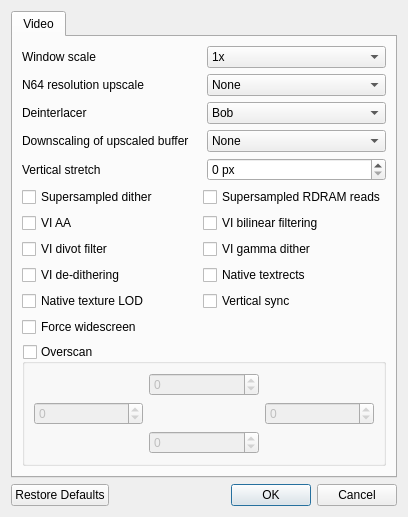
<?xml version="1.0" encoding="UTF-8"?>
<ui version="4.0">
 <class>MainDialog</class>
 <widget class="QDialog" name="MainDialog">
  <property name="geometry">
   <rect>
    <x>0</x>
    <y>0</y>
    <width>408</width>
    <height>514</height>
   </rect>
  </property>
  <property name="windowTitle">
   <string>paraLLEl-RDP</string>
  </property>
  <layout class="QVBoxLayout" name="verticalLayout_2">
   <item>
    <layout class="QHBoxLayout" name="horizontalLayout">
     <item>
      <widget class="QTabWidget" name="tabWidget">
       <widget class="QWidget" name="tab">
        <attribute name="title">
         <string>Video</string>
        </attribute>
        <layout class="QVBoxLayout" name="verticalLayout">
         <item>
          <layout class="QHBoxLayout" name="horizontalLayout_2">
           <item>
            <widget class="QLabel" name="label">
             <property name="text">
              <string>Window scale</string>
             </property>
            </widget>
           </item>
           <item>
            <widget class="QComboBox" name="windowScaleComboBox">
             <property name="toolTip">
              <string>Window size as a multiple of the game's resolution (such as 320x240, less any overscan crop) times the N64 resolution upscale. 1x shows each pixel 1:1, 2x doubles it.</string>
             </property>
             <item>
              <property name="text">
               <string>1x</string>
              </property>
             </item>
             <item>
              <property name="text">
               <string>2x</string>
              </property>
             </item>
             <item>
              <property name="text">
               <string>3x</string>
              </property>
             </item>
             <item>
              <property name="text">
               <string>4x</string>
              </property>
             </item>
            </widget>
           </item>
          </layout>
         </item>
         <item>
          <layout class="QHBoxLayout" name="horizontalLayout_3">
           <item>
            <widget class="QLabel" name="label_2">
             <property name="text">
              <string>N64 resolution upscale</string>
             </property>
            </widget>
           </item>
           <item>
            <widget class="QComboBox" name="resolutionUpscaleComboBox">
             <item>
              <property name="text">
               <string>None</string>
              </property>
             </item>
             <item>
              <property name="text">
               <string>2x</string>
              </property>
             </item>
             <item>
              <property name="text">
               <string>4x</string>
              </property>
             </item>
             <item>
              <property name="text">
               <string>8x (hi-end GPUs only)</string>
              </property>
             </item>
            </widget>
           </item>
          </layout>
         </item>
         <item>
          <layout class="QHBoxLayout" name="horizontalLayout_4">
           <item>
            <widget class="QLabel" name="label_3">
             <property name="text">
              <string>Deinterlacer</string>
             </property>
            </widget>
           </item>
           <item>
            <widget class="QComboBox" name="deinterlacerComboBox">
             <item>
              <property name="text">
               <string>Bob</string>
              </property>
             </item>
             <item>
              <property name="text">
               <string>Weave</string>
              </property>
             </item>
            </widget>
           </item>
          </layout>
         </item>
         <item>
          <layout class="QHBoxLayout" name="horizontalLayout_5">
           <item>
            <widget class="QLabel" name="label_4">
             <property name="text">
              <string>Downscaling of upscaled buffer</string>
             </property>
            </widget>
           </item>
           <item>
            <widget class="QComboBox" name="downscalerComboBox">
             <item>
              <property name="text">
               <string>None</string>
              </property>
             </item>
             <item>
              <property name="text">
               <string>1/2</string>
              </property>
             </item>
             <item>
              <property name="text">
               <string>1/4</string>
              </property>
             </item>
             <item>
              <property name="text">
               <string>1/8</string>
              </property>
             </item>
            </widget>
           </item>
          </layout>
         </item>
         <item>
          <layout class="QHBoxLayout" name="horizontalLayout_9">
           <property name="bottomMargin">
            <number>0</number>
           </property>
           <item>
            <widget class="QLabel" name="label_6">
             <property name="text">
              <string>Vertical stretch</string>
             </property>
            </widget>
           </item>
           <item>
            <widget class="QSpinBox" name="verticalStretchSpinBox">
             <property name="suffix">
              <string> px</string>
             </property>
            </widget>
           </item>
          </layout>
         </item>
         <item>
          <layout class="QHBoxLayout" name="horizontalLayout_6">
           <item>
            <layout class="QVBoxLayout" name="verticalLayout_3">
             <item>
              <widget class="QCheckBox" name="superSampledDitherCheckBox">
               <property name="text">
                <string>Supersampled dither</string>
               </property>
              </widget>
             </item>
             <item>
              <widget class="QCheckBox" name="viAaCheckBox">
               <property name="text">
                <string>VI AA</string>
               </property>
              </widget>
             </item>
             <item>
              <widget class="QCheckBox" name="viDivotFilterCheckBox">
               <property name="text">
                <string>VI divot filter</string>
               </property>
              </widget>
             </item>
             <item>
              <widget class="QCheckBox" name="viDeDitheringCheckBox">
               <property name="text">
                <string>VI de-dithering</string>
               </property>
              </widget>
             </item>
             <item>
              <widget class="QCheckBox" name="nativeTextureLodCheckBox">
               <property name="text">
                <string>Native texture LOD</string>
               </property>
              </widget>
             </item>
             <item>
              <widget class="QCheckBox" name="forceWidescreenCheckBox">
               <property name="text">
                <string>Force widescreen</string>
               </property>
              </widget>
             </item>
             <item>
              <spacer name="verticalSpacer_3">
               <property name="orientation">
                <enum>Qt::Orientation::Vertical</enum>
               </property>
               <property name="sizeHint" stdset="0">
                <size>
                 <width>20</width>
                 <height>40</height>
                </size>
               </property>
              </spacer>
             </item>
            </layout>
           </item>
           <item>
            <layout class="QVBoxLayout" name="verticalLayout_4">
             <item>
              <widget class="QCheckBox" name="supersampledRdramReadsCheckBox">
               <property name="text">
                <string>Supersampled RDRAM reads</string>
               </property>
              </widget>
             </item>
             <item>
              <widget class="QCheckBox" name="viBilinearFilteringCheckBox">
               <property name="text">
                <string>VI bilinear filtering</string>
               </property>
              </widget>
             </item>
             <item>
              <widget class="QCheckBox" name="viGammaDitherCheckBox">
               <property name="text">
                <string>VI gamma dither</string>
               </property>
              </widget>
             </item>
             <item>
              <widget class="QCheckBox" name="nativeTextRectsCheckBox">
               <property name="text">
                <string>Native textrects</string>
               </property>
              </widget>
             </item>
             <item>
              <widget class="QCheckBox" name="verticalSyncCheckBox">
               <property name="text">
                <string>Vertical sync</string>
               </property>
              </widget>
             </item>
             <item>
              <spacer name="verticalSpacer_2">
               <property name="orientation">
                <enum>Qt::Orientation::Vertical</enum>
               </property>
               <property name="sizeHint" stdset="0">
                <size>
                 <width>20</width>
                 <height>40</height>
                </size>
               </property>
              </spacer>
             </item>
            </layout>
           </item>
          </layout>
         </item>
         <item>
          <widget class="QGroupBox" name="overscanGroupBox">
           <property name="title">
            <string>Overscan</string>
           </property>
           <property name="checkable">
            <bool>true</bool>
           </property>
           <property name="checked">
            <bool>false</bool>
           </property>
           <layout class="QGridLayout" name="gridLayout">
            <item row="0" column="1">
             <widget class="QSpinBox" name="overscanTopSpinBox">
              <property name="minimum">
               <number>-99</number>
              </property>
             </widget>
            </item>
            <item row="1" column="0">
             <widget class="QSpinBox" name="overscanLeftSpinBox">
              <property name="minimum">
               <number>-99</number>
              </property>
             </widget>
            </item>
            <item row="1" column="2">
             <widget class="QSpinBox" name="overscanRightSpinBox">
              <property name="minimum">
               <number>-99</number>
              </property>
             </widget>
            </item>
            <item row="2" column="1">
             <widget class="QSpinBox" name="overscanBottomSpinBox">
              <property name="minimum">
               <number>-99</number>
              </property>
             </widget>
            </item>
           </layout>
           <zorder>overscanBottomSpinBox</zorder>
           <zorder>overscanRightSpinBox</zorder>
           <zorder>overscanLeftSpinBox</zorder>
           <zorder>overscanTopSpinBox</zorder>
          </widget>
         </item>
         <item>
          <spacer name="verticalSpacer">
           <property name="orientation">
            <enum>Qt::Orientation::Vertical</enum>
           </property>
           <property name="sizeHint" stdset="0">
            <size>
             <width>20</width>
             <height>40</height>
            </size>
           </property>
          </spacer>
         </item>
        </layout>
       </widget>
      </widget>
     </item>
    </layout>
   </item>
   <item>
    <widget class="QDialogButtonBox" name="buttonBox">
     <property name="orientation">
      <enum>Qt::Orientation::Horizontal</enum>
     </property>
     <property name="standardButtons">
      <set>QDialogButtonBox::StandardButton::Cancel|QDialogButtonBox::StandardButton::Ok|QDialogButtonBox::StandardButton::RestoreDefaults</set>
     </property>
    </widget>
   </item>
  </layout>
 </widget>
 <resources/>
 <connections>
  <connection>
   <sender>buttonBox</sender>
   <signal>accepted()</signal>
   <receiver>MainDialog</receiver>
   <slot>accept()</slot>
   <hints>
    <hint type="sourcelabel">
     <x>248</x>
     <y>254</y>
    </hint>
    <hint type="destinationlabel">
     <x>157</x>
     <y>274</y>
    </hint>
   </hints>
  </connection>
  <connection>
   <sender>buttonBox</sender>
   <signal>rejected()</signal>
   <receiver>MainDialog</receiver>
   <slot>reject()</slot>
   <hints>
    <hint type="sourcelabel">
     <x>316</x>
     <y>260</y>
    </hint>
    <hint type="destinationlabel">
     <x>286</x>
     <y>274</y>
    </hint>
   </hints>
  </connection>
 </connections>
</ui>
